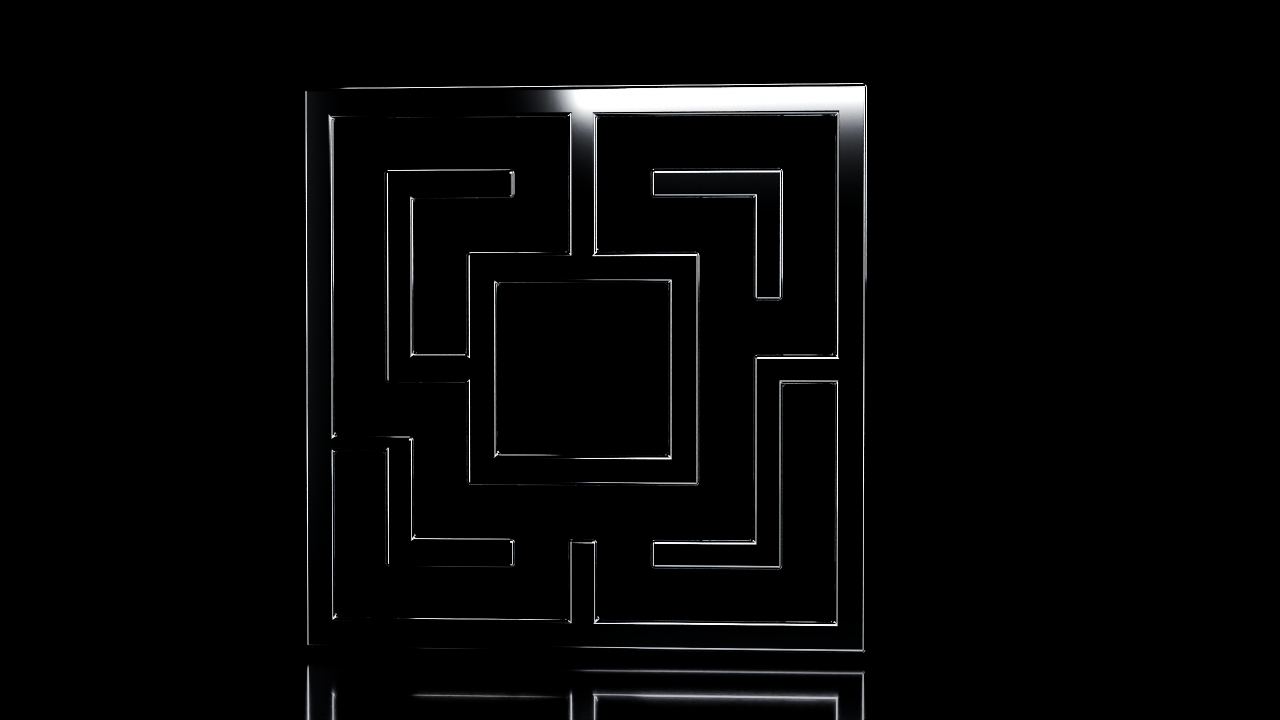
#> input picture design/wallpapers/adaylar/maze-3d-chrome.png, 2560 x 1440 px (shown at 1/2 size)
$ python post2.py ../adaylar/maze-3d-chrome.png ../adaylar/maze-3d-cube.png
#> lines starting #> are read from the running program, lines starting #| are printed output that depends on the picture
#!/usr/bin/env python3
"""Finish a studio.py render: soft bloom, gentle vignette, OLED black point,
grain only on lit pixels.

    python3 post2.py <raw.png> <out.png> [--bloom 0.35]
"""
import os, sys
import numpy as np
from PIL import Image, ImageFilter

def blur(a, r):
    """Gaussian blur of a [0,1) float image, via 8-bit L channels scaled to use the full range."""
    s = max(float(a.max()), 1e-6)
    ch = [np.asarray(Image.fromarray(np.uint8(a[..., i] / s * 255)).filter(ImageFilter.GaussianBlur(r)), np.float32)
          for i in range(3)]
    return np.stack(ch, -1) / 255 * s

def main(raw, out, bloom=0.35):
#> called with raw = '../adaylar/maze-3d-chrome.png', out = '../adaylar/maze-3d-cube.png', bloom = 0.35
    im = Image.open(raw)
#> im is the input picture: PIL image 2560x1440 RGB; mean R, G, B 5.5, 5.6, 5.7
    a = np.asarray(im, np.float32)
    a = a[..., :3] / (65535.0 if a.max() > 255 else 255.0)
    h, w = a.shape[:2]
    # bloom from highlights only, several radii for a natural falloff
    hi = np.clip(a - 0.55, 0, None).astype(np.float32)
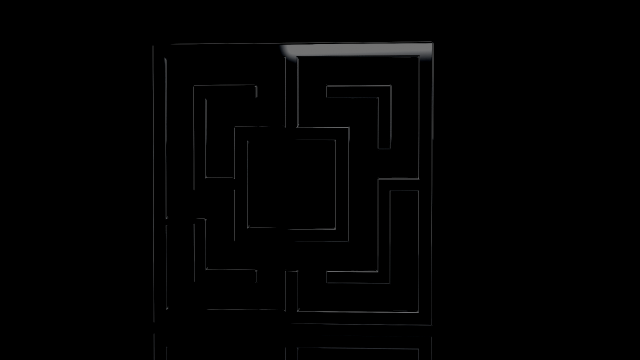
#> hi: shape (1440, 2560, 3) float32 (shown at 1/4 size); mean R, G, B 0.00683, 0.00692, 0.00706
    glow = sum(blur(hi, r * w / 2560) * k for r, k in ((6, 0.5), (24, 0.35), (80, 0.25)))
#> in blur, `s = max(float(a.max()), 1e-6)`: s = 0.45
#> in blur, `ch = [np.asarray(Image.fromarray(np.uint8(a[..., i] / s * 255)).filter..`: ch = 3 items
#> call 3 of blur, with r = 80
#> in blur (call 3), `return np.stack(ch, -1) / 255 * s`:
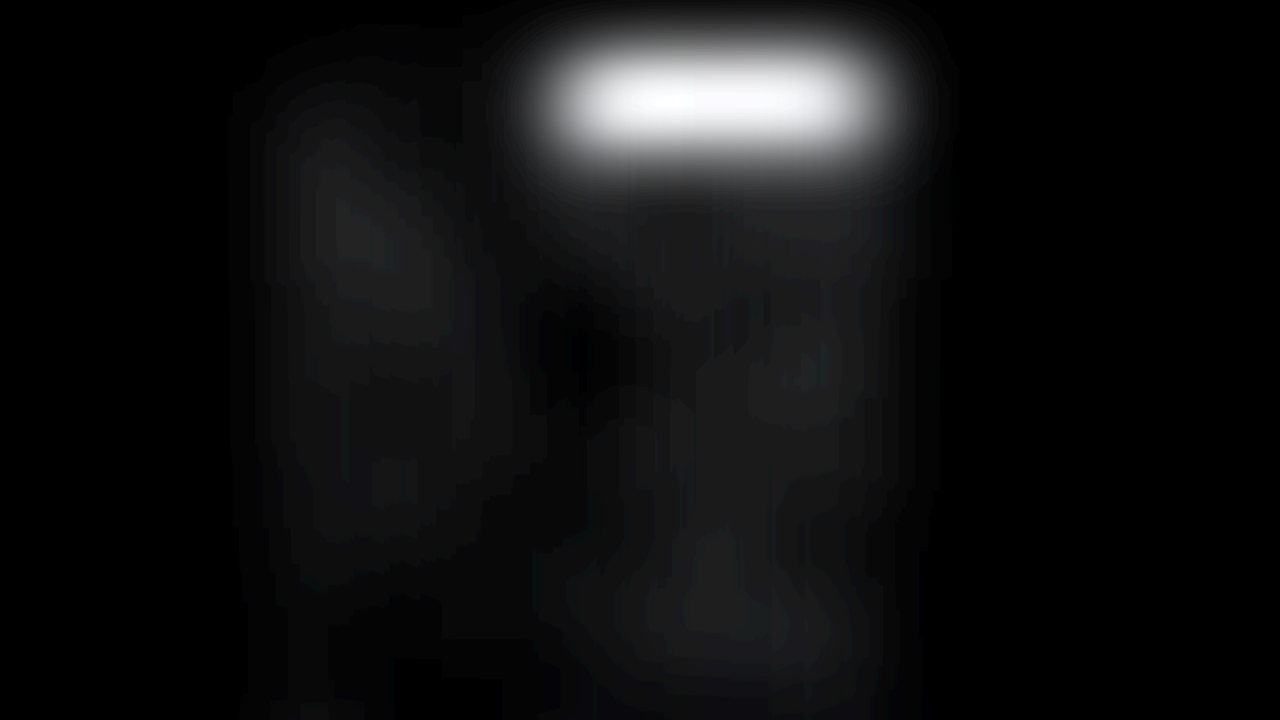
#> returned value: shape (1440, 2560, 3) float32 (shown at 1/2 size); mean of channels 0, 1, 2 0.00686, 0.00695, 0.00709; drawn with min black and max white
    a = a + glow * bloom
    # vignette: very light, it must not lift or tint the blacks
    yy, xx = np.mgrid[0:h, 0:w]
    d = np.sqrt(((xx - w / 2) / (w / 2)) ** 2 + ((yy - h / 2) / (h / 2)) ** 2)
    a *= (1 - 0.28 * np.clip(d - 0.55, 0, 1) ** 1.5)[..., None]
    a = np.clip(a, 0, 1) * 255
    bp = 2.0
    a = np.clip((a - bp) * 255.0 / (255.0 - bp), 0, 255)
    n = np.random.default_rng(7).normal(0, 1.2, (h, w, 1)).astype(np.float32)
    lum = a.mean(axis=2, keepdims=True) / 255
    a = a + n * np.clip(lum * 30, 0, 1)
    a = np.clip(np.round(a), 0, 255).astype(np.uint8)
    Image.fromarray(a, "RGB").save(out, optimize=True)
    print(f"{os.path.basename(out)}: {w}x{h}, true-black {100 * (a.max(axis=2) == 0).mean():.0f}%")
#| maze-3d-cube.png: 2560x1440, true-black 91%

if __name__ == "__main__":
    b = float(sys.argv[sys.argv.index("--bloom") + 1]) if "--bloom" in sys.argv else 0.35
    main(sys.argv[1], sys.argv[2], b)

$ run again, on design/wallpapers/adaylar/maze-3d-labyrinth.png
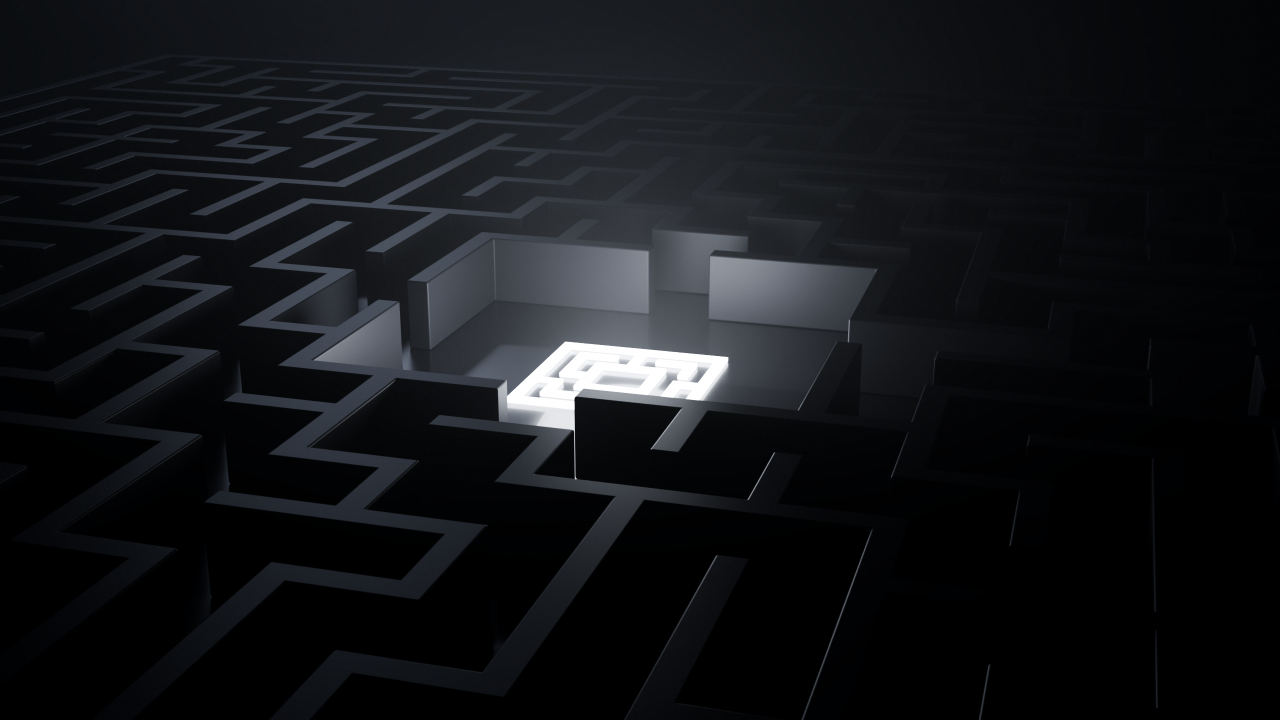
#> input picture design/wallpapers/adaylar/maze-3d-labyrinth.png, 2560 x 1440 px (shown at 1/2 size)
#> in main, im is the input picture: PIL image 2560x1440 RGB; mean R, G, B 18.9, 20.6, 23.4
#> in main, `hi = np.clip(a - 0.55, 0, None).astype(np.float32)`:
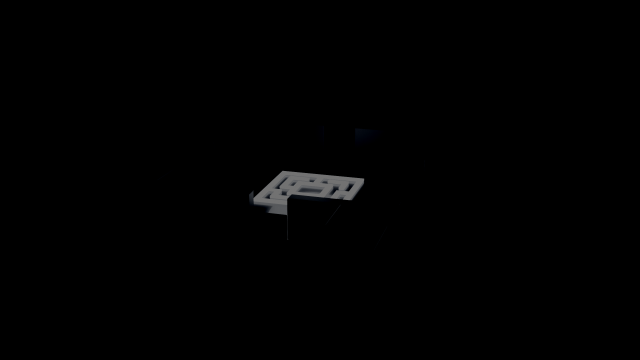
#> hi: shape (1440, 2560, 3) float32 (shown at 1/4 size); mean R, G, B 0.00446, 0.00454, 0.0047
#> s = 0.45
#> ch = 3 items
#> in blur (call 3), `return np.stack(ch, -1) / 255 * s`:
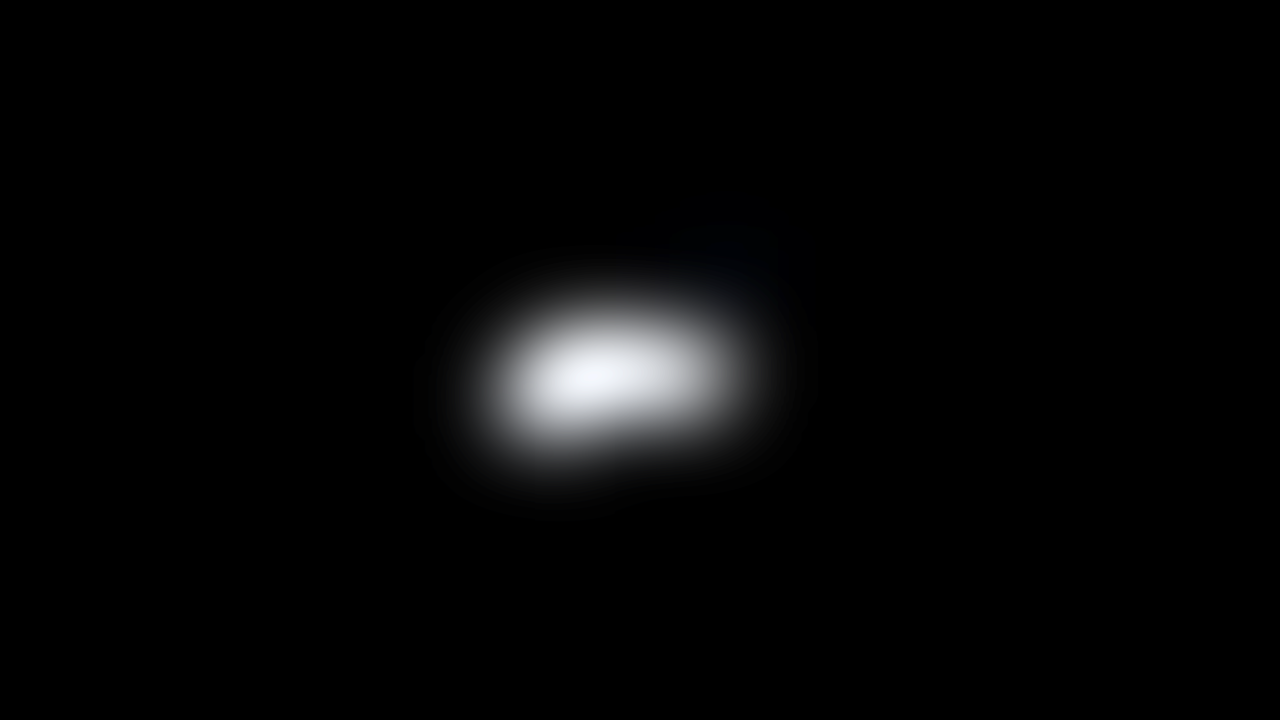
#> returned value: shape (1440, 2560, 3) float32 (shown at 1/2 size); mean of channels 0, 1, 2 0.00444, 0.00452, 0.00468; drawn with min black and max white
#| maze-3d-labyrinth.png: 2560x1440, true-black 28%
